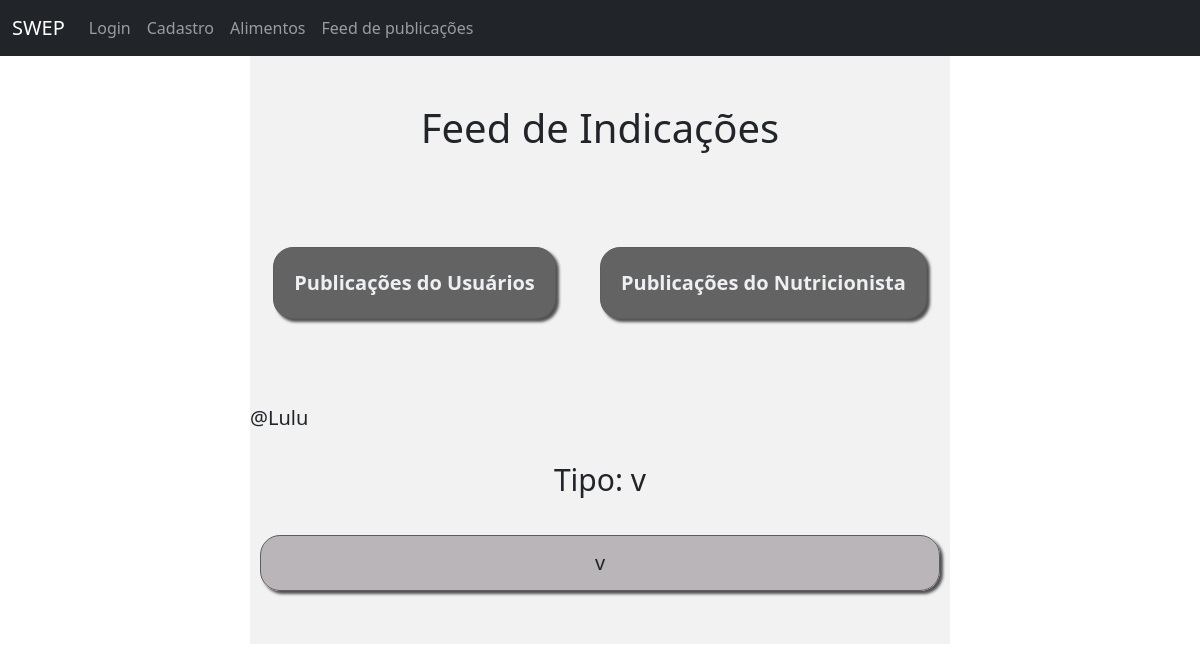
Page /feedIndicacoes/ on the committed database.
### swepApp/models.py (models this page shows, shortened)
class Indicacoes(models.Model):
    description2 = models.TextField()
    tipo = models.CharField(max_length=50)
    author = models.ForeignKey(UserSwep, on_delete=models.CASCADE)

class UserSwep(AbstractUser):
    pass

### swepApp/views.py (the view)
# urls.py: path('feedIndicacoes/', FeedIndicacoesView, name='feedindicacoes'),
def FeedIndicacoesView(request):
    indicacoes = Indicacoes.objects.all().order_by('-id')
    return render(request, 'feedIndicacoes.html', {'indicacoes': indicacoes})

### swepApp/templates/feedIndicacoes.html (shortened to what this page needs)
<!doctype html>
<html lang="pt-br">
  <head>
    <link href="https://cdn.jsdelivr.net/npm/bootstrap@5.2.1/dist/css/bootstrap.min.css"
          rel="stylesheet"
>
          {% include 'navbar.html' %}
  </head>
  <body>
    {% block 'content' %}
    <div class='feedIndicacoes'>
    <h1>Feed de Indicações</h1></br></br></br>
    <a href="{% url 'feed'%}"><button class="bd">Publicações do Usuários</button></a>
    <a href="{% url 'feedindicacoes'%}"><button>Publicações do Nutricionista</button></a></br></br></br></br>
    <div class = 'feedreceitas'>
      {% for a in indicacoes %}
        <h3>@{{a.author}}</h3><br>
        <h4>Tipo: {{a.tipo}} </h4><br>
        <h5>{{a.description2}} </h5></a></br></br>
      {% endfor %}
    {% endblock %}
    </div>
  </body>
</html>

### swepApp/templates/feedIndicacoes.html (style rules this page uses)
.feedIndicacoes { clear: both; background: rgba(204, 204, 204, 0.253); width: 700px; text-align: center; margin-left: auto; margin-right: auto; margin: auto; }
body { text-align: center; }
button { display: inline-block; text-align: center; padding: 20px; margin: 15px 20px; font-size: 20px; font-weight: 600; color:rgb(236, 240, 243); border-radius: 20px; border: 1px solid rgb(94, 93, 93); box-shadow: 3px 3px 3px rgb(80, 79, 82); background-color: rgb(100, 99, 100); }
h3 { display: flex; justify-content: start; font-size: 20px; }
h4 { display: flex; justify-content: center; font-size: 30px; }
h5 { margin: 5px 10px; padding-top: 15px; padding-bottom: 15px; border-radius: 20px; border: 1px solid rgb(94, 93, 93); box-shadow: 3px 3px 3px rgb(80, 79, 82); background-color: rgba(179, 174, 179, 0.897); text-decoration: none; }

### rows in the picture
Indicacoes: author "Lulu", tipo "v", description2 "v"
